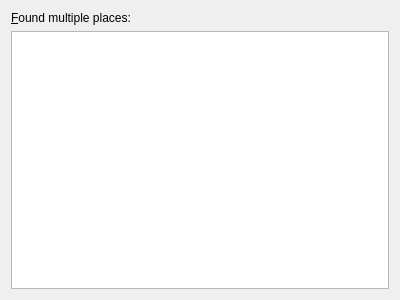
<ui version="4.0" >
 <class>WeatherConfigList</class>
 <widget class="QWidget" name="WeatherConfigList" >
  <property name="geometry" >
   <rect>
    <x>0</x>
    <y>0</y>
    <width>400</width>
    <height>300</height>
   </rect>
  </property>
  <property name="sizePolicy" >
   <sizepolicy vsizetype="Minimum" hsizetype="Expanding" >
    <horstretch>0</horstretch>
    <verstretch>0</verstretch>
   </sizepolicy>
  </property>
  <property name="windowTitle" >
   <string>Found Places</string>
  </property>
  <layout class="QVBoxLayout" >
   <item>
    <widget class="QLabel" name="listLabel" >
     <property name="text" >
      <string>&amp;Found multiple places:</string>
     </property>
     <property name="buddy" >
      <cstring>list</cstring>
     </property>
    </widget>
   </item>
   <item>
    <widget class="QListWidget" name="list" >
     <property name="editTriggers" >
      <set>QAbstractItemView::NoEditTriggers</set>
     </property>
     <property name="alternatingRowColors" >
      <bool>true</bool>
     </property>
     <property name="sortingEnabled" >
      <bool>true</bool>
     </property>
     <property name="rootIsDecorated" stdset="0" >
      <bool>false</bool>
     </property>
     <property name="itemsExpandable" stdset="0" >
      <bool>false</bool>
     </property>
     <property name="animated" stdset="0" >
      <bool>true</bool>
     </property>
    </widget>
   </item>
  </layout>
 </widget>
 <resources/>
 <connections/>
</ui>
